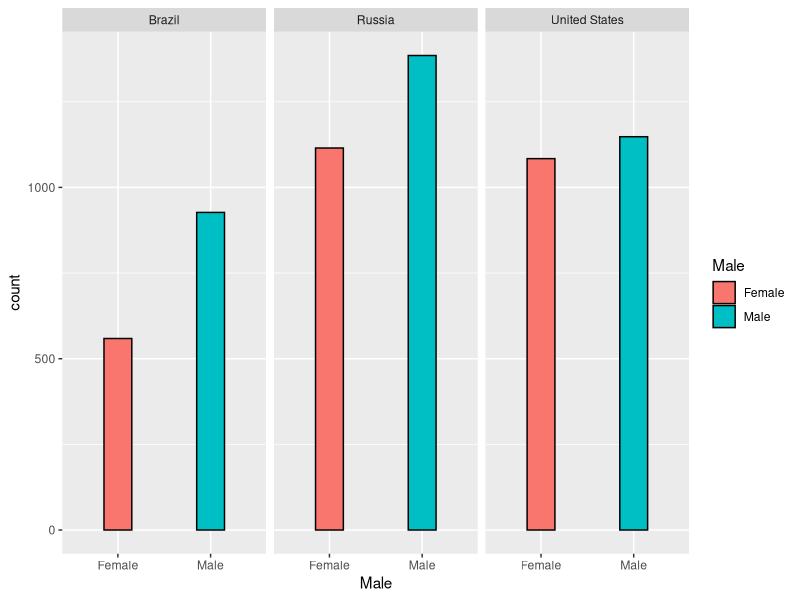
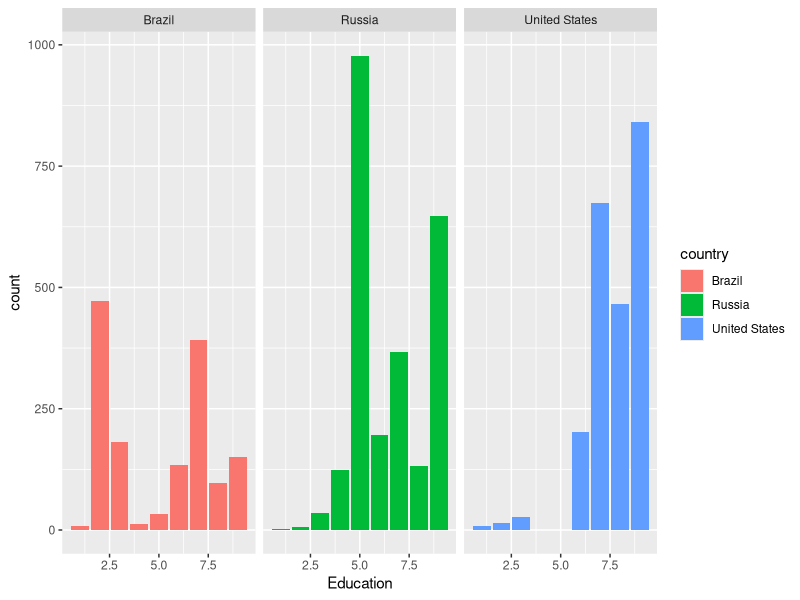

The R script that drew these images, in order:
## ---- chunk 1
# Load packages used in this session of R
library(tidyverse)
library(knitr)
library(ggplot2)
library(plyr)

# As needed, set path to folder where data is located.
opts_knit$set(root.dir = "C:/Users/Xue Feng/Desktop/OPIM606/OPIM606_Lab1")
## ---- chunk 2
# read data
countryCodes <- read_csv("Country codes for WVS wave 6.csv")
wv <- read_csv("WV_small.csv")

# # global variables
# BrazilData <- wv %>%
#   filter(Country == "76")
# 
# RussiaData <- wv %>%
#   filter(Country == "643")
# 
# USData <- wv %>%
#   filter(Country == "840")
## ---- chunk 3
# solution1
countryCodes[countryCodes$country == "Brazil", ]
countryCodes[countryCodes$country == "Russia", ]
countryCodes[countryCodes$country == "United States", ]

# solution2: Use dplyr
countryCodesAnswer <- countryCodes %>%
  filter(country == "Brazil" | country == "Russia" | country == "United States")
countryCodesAnswer

## ---- chunk 4
# dummy variables
wv$BrazilDummy <- ifelse(wv$Country == "76", 1, 0)
wv$RussiaDummy <- ifelse(wv$Country == "643", 1, 0)
wv$UnitedStatesDummy <- ifelse(wv$Country == "840", 1, 0)

# type
typeof(wv$BrazilDummy)
typeof(wv$RussiaDummy)
typeof(wv$UnitedStatesDummy)

# number of observations
sum(wv$BrazilDummy)
sum(wv$RussiaDummy)
sum(wv$UnitedStatesDummy)

## ---- chunk 5

# current year using 2021
# curYear <- as.numeric(format(Sys.Date(), "%Y"))

# convert Birthyear into age
wv <- wv %>%
  mutate(age = SurveyYear - BirthYear)
## ---- chunk 6

# check for age data error
table(is.na(wv$age))

# average age, min age, max age
wv %>%
  summarize(meanAge = mean(age, na.rm = TRUE),
          minAge = min(age, na.rm = TRUE),
          maxAge = max(age, na.rm = TRUE))

## ---- chunk 7

# solution 1
# ave age of Brazil
BrazilData <- wv %>%
  filter(Country == "76")
mean(BrazilData$age, na.rm = TRUE)

# ave age of Russia
RussiaData <- wv %>%
  filter(Country == "643")
mean(RussiaData$age, na.rm = TRUE)

# ave age of U.S.
USData <- wv %>%
  filter(Country == "840")
mean(USData$age, na.rm = TRUE)

## ---- chunk 8
# #Solution 2
# wv %>% filter(Country == "76" | Country == "643" | Country == "840") %>% group_by(Country) %>% summarise(avg = mean(age))
## ---- chunk 9

# combine two sheets (wv and CountryCodes) together
wv_Joint <- left_join(wv, countryCodes, by = c("Country" = "V2"))

# get subdata that contains only Braizil, Russia, United States data
wv2 <- subset(wv_Joint, country == "Brazil" | country == "Russia" | country == "United States")

# Female Brazil
femailBrazil <- wv2 %>%
  filter(country == "Brazil" & Male == "0") %>%
  NROW()
# Female Russia
femailRussia <- wv2 %>%
  filter(country == "Russia" & Male == "0") %>%
  NROW()
# Female United States
femaleUS <- wv2 %>%
  filter(country == "United States" & Male == "0") %>%
  NROW()

# Male Brazil
maleBrazil <- wv2 %>%
  filter(country == "Brazil" & Male == "1") %>%
  NROW()
# Male Russia
maleRussia <- wv2 %>%
  filter(country == "Russia" & Male == "1") %>%
  NROW()
# Male United States
maleUS <- wv2 %>%
  filter(country == "United States" & Male == "1") %>%
  NROW()

# Table
# Create matrix with 3 colums
table <- matrix(c(femailBrazil, femailRussia, femaleUS, maleBrazil, maleRussia, maleUS), ncol = 3, byrow = TRUE)

# define column and row names of matrix
colnames(table) <- c("Brazil", "Russia", "United States")
rownames(table) <- c("Female", "Male")
table

# Distribution 
wv2$Male = factor(wv2$Male)
wv2$Male = revalue(wv2$Male, c("0" = "Female", "1" = "Male"))

ggplot(data = wv2, mapping = aes(x = Male, fill = Male, na.rm = TRUE)) +
  geom_bar(color = "black", width = .3) +
  facet_wrap(~country)

## ---- chunk 10

prop.table(table(wv2$Education,wv2$country), margin = 2) *100

ggplot(data = wv2, mapping = aes(x = Education, fill = country)) +
  geom_bar() +
  facet_wrap(~country)

## ---- chunk 11

wv_Joint <- left_join(wv, countryCodes, by = c("Country" = "V2"))
wvBrazil <- subset(wv_Joint, Country == "76")
dim(wvBrazil)

## ---- chunk 12

wv %>% 
  summarise_if(is.numeric, mean, na.rm = TRUE)

